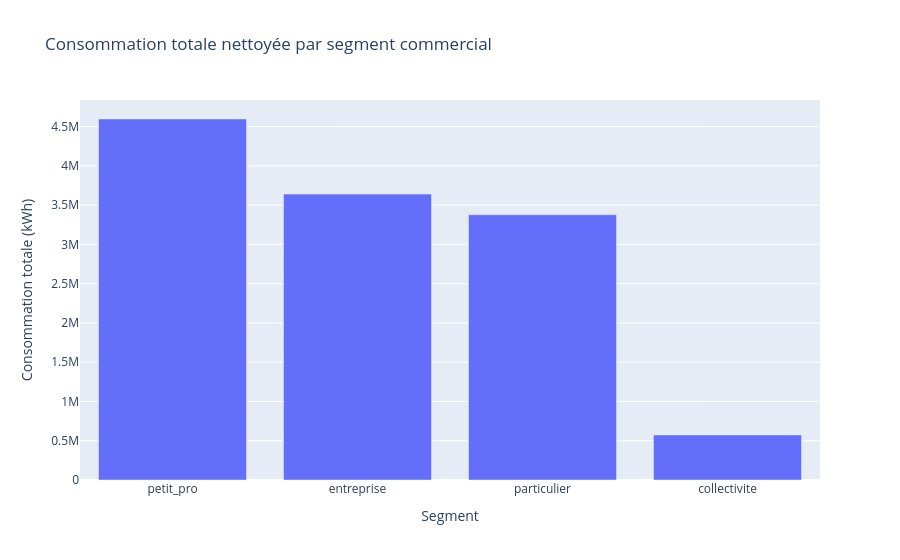

The notebook cell this image was saved under:
### Code cell
fig = px.bar(
    conso_par_segment,
    x="segment",
    y="consommation_totale_kwh",
    title="Consommation totale nettoyée par segment commercial",
    labels={
        "segment": "Segment",
        "consommation_totale_kwh": "Consommation totale (kWh)"
    }
)

fig.show()

### Figure 1 — Plotly figure (JSON) as saved in the notebook; plotly's stock layout.template omitted (floating-point values rounded to 4 significant figures)
{"data": [{"hovertemplate": "Segment=%{x}<br>Consommation totale (kWh)=%{y}<extra></extra>", "legendgroup": "", "marker": {"color": "#636efa", "pattern": {"shape": ""}}, "name": "", "orientation": "v", "showlegend": false, "textposition": "auto", "type": "bar", "x": ["petit_pro", "entreprise", "particulier", "collectivite"], "xaxis": "x", "y": [4596000.0, 3640000.0, 3377000.0, 573600.0], "yaxis": "y"}], "layout": {"barmode": "relative", "legend": {"tracegroupgap": 0}, "title": {"text": "Consommation totale nettoyée par segment commercial"}, "xaxis": {"anchor": "y", "domain": [0, 1], "title": {"text": "Segment"}}, "yaxis": {"anchor": "x", "domain": [0, 1], "title": {"text": "Consommation totale (kWh)"}}}}
